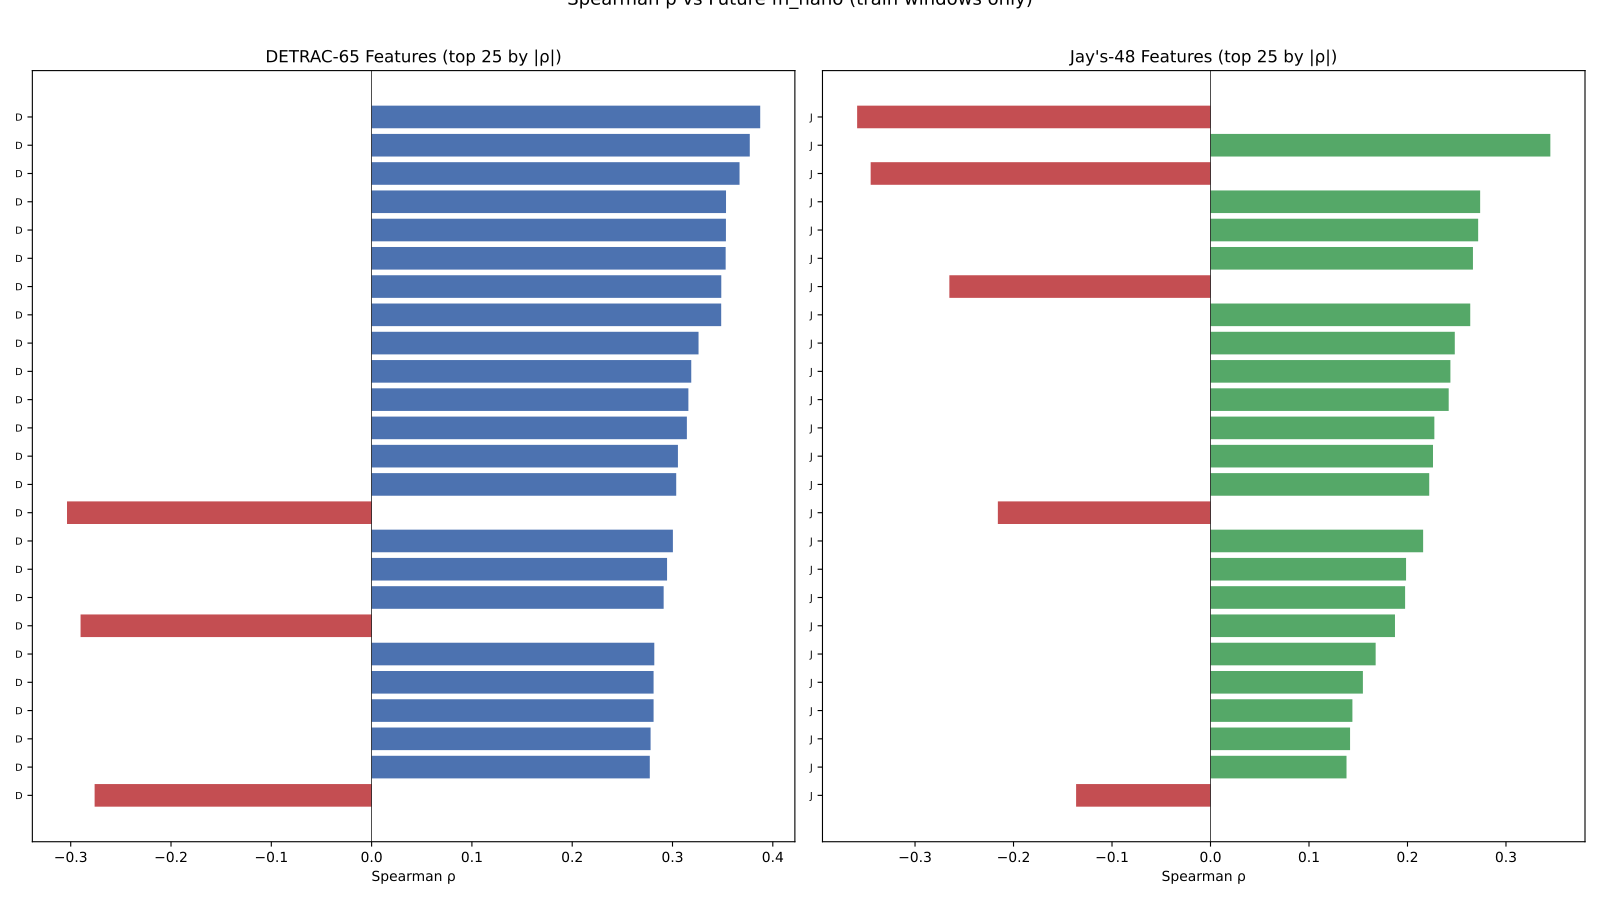

The Python source for this figure:
#!/usr/bin/env python3
"""Feature comparison: DETRAC-65 vs Jay's-48 on VisDrone.

Analyses:
  1. Spearman ρ of each feature vs future fn_nano (train-only)
  2. Lasso (L1-logistic) to identify surviving features from each set
  3. Overlap check — features with the same/similar name across sets

Output: viss_feature_comparison.pdf
"""

import warnings
from pathlib import Path

import matplotlib
matplotlib.use("Agg")
import matplotlib.pyplot as plt
from matplotlib.backends.backend_pdf import PdfPages
import numpy as np
import pandas as pd
from scipy.stats import spearmanr
from sklearn.preprocessing import StandardScaler
from sklearn.linear_model import LogisticRegressionCV

warnings.filterwarnings("ignore")

SCRIPT_DIR = Path(__file__).resolve().parent
ECHO_DIR = SCRIPT_DIR.parent
EVAL_CSV = ECHO_DIR / "yolo_runs_on_uavdt" / "visdrone_classagnostic_results.csv"
DETRAC_FEAT_CSV = SCRIPT_DIR / "viss_detrac65_features.csv"
JAYS_FEAT_CSV = ECHO_DIR / "yolo_runs_on_uavdt" / "jays" / "jays_visdrone_features.csv"
OUT_PDF = SCRIPT_DIR / "viss_feature_comparison.pdf"

VAL_SEQS = [
    "uav0000117_02622_v", "uav0000137_00458_v", "uav0000182_00000_v",
    "uav0000268_05773_v", "uav0000305_00000_v", "uav0000339_00001_v",
]

# Jay's features: columns that are all-NaN
DROP_COLS = [
    "GLCM_contrast", "GLCM_homogeneity", "GLCM_energy", "GLCM_entropy",
    "GLCM_correlation", "LBP_entropy", "LBP_uniformity", "wavelet_detail_energy",
]

WINDOW = 15
HORIZON = 15
META_COLS = ["sequence", "frame_id", "tp_nano", "fp_nano", "fn_nano",
             "num_gt", "tp_medium"]


# ── Data ────────────────────────────────────────────────────────────────────


def load_eval():
    """Load eval results (shared by both feature sets)."""
    ev = pd.read_csv(EVAL_CSV)
    nano = ev[ev["model"] == "yolo11n.pt"][
        ["sequence", "frame_id", "tp", "fp", "fn", "num_gt"]
    ].copy()
    nano.columns = ["sequence", "frame_id", "tp_nano", "fp_nano", "fn_nano", "num_gt"]
    med = ev[ev["model"] == "yolo11m.pt"][["sequence", "frame_id", "tp"]].copy()
    med.columns = ["sequence", "frame_id", "tp_medium"]
    return nano.merge(med, on=["sequence", "frame_id"])


def load_features(eval_merged):
    """Load and merge both feature sets, return unified dataframe + column lists."""
    # DETRAC-65
    detrac = pd.read_csv(DETRAC_FEAT_CSV).fillna(0.0)
    detrac_feat_cols = [c for c in detrac.columns if c not in ("sequence", "frame_id")]
    # Prefix to avoid name collisions
    detrac_renamed = detrac.rename(
        columns={c: f"D_{c}" for c in detrac_feat_cols}
    )
    detrac_feat_cols_prefixed = [f"D_{c}" for c in detrac_feat_cols]

    # Jay's-48
    jays = pd.read_csv(JAYS_FEAT_CSV)
    jays = jays.drop(columns=[c for c in DROP_COLS if c in jays.columns], errors="ignore")
    jays = jays.fillna(0.0)
    jays_feat_cols = [c for c in jays.columns if c not in ("sequence", "frame_id")]
    jays_renamed = jays.rename(
        columns={c: f"J_{c}" for c in jays_feat_cols}
    )
    jays_feat_cols_prefixed = [f"J_{c}" for c in jays_feat_cols]

    # Merge both with eval on (sequence, frame_id)
    df = eval_merged.merge(detrac_renamed, on=["sequence", "frame_id"], how="inner")
    df = df.merge(jays_renamed, on=["sequence", "frame_id"], how="inner")

    print(f"  Merged: {len(df)} frames, {df['sequence'].nunique()} sequences")
    print(f"  DETRAC features: {len(detrac_feat_cols_prefixed)}")
    print(f"  Jay's features:  {len(jays_feat_cols_prefixed)}")

    return df, detrac_feat_cols_prefixed, jays_feat_cols_prefixed


def compute_threshold(df):
    """Median threshold over all sequences."""
    all_targets = []
    for seq, sdf in df.groupby("sequence"):
        sdf = sdf.sort_values("frame_id").reset_index(drop=True)
        fn = sdf["fn_nano"].values.astype(np.float32)
        n = len(sdf)
        total_need = WINDOW + HORIZON
        for t in range(0, n - total_need + 1, WINDOW):
            all_targets.append(fn[t + WINDOW:t + WINDOW + HORIZON].mean())
    return float(np.median(all_targets))


def build_windows(df, feature_cols, threshold, train_only=True):
    """Build windowed feature matrix + binary targets (train sequences only)."""
    if train_only:
        df = df[~df["sequence"].isin(VAL_SEQS)]
    feats, targets = [], []
    for seq, sdf in df.groupby("sequence"):
        sdf = sdf.sort_values("frame_id").reset_index(drop=True)
        fn = sdf["fn_nano"].values.astype(np.float32)
        n = len(sdf)
        total_need = WINDOW + HORIZON
        for t in range(0, n - total_need + 1, WINDOW):
            x = sdf[feature_cols].iloc[t:t + WINDOW].mean().values
            future_fn = fn[t + WINDOW:t + WINDOW + HORIZON].mean()
            feats.append(x)
            targets.append(1 if future_fn >= threshold else 0)
    return np.array(feats), np.array(targets)


# ── Analysis ────────────────────────────────────────────────────────────────


def spearman_analysis(X, y, col_names):
    """Spearman ρ for each feature vs target."""
    results = {}
    for j, col in enumerate(col_names):
        rho, pval = spearmanr(X[:, j], y)
        results[col] = (rho, pval)
    return results


def lasso_analysis(X, y):
    """L1-penalized logistic regression with CV to select alpha."""
    scaler = StandardScaler()
    X_sc = scaler.fit_transform(X)

    clf = LogisticRegressionCV(
        penalty="l1", solver="saga", Cs=20, cv=5,
        max_iter=5000, random_state=42, scoring="accuracy",
    )
    clf.fit(X_sc, y)
    return clf.coef_.ravel(), clf.C_[0]


# ── Main ────────────────────────────────────────────────────────────────────


def main():
    print("Loading data ...", flush=True)
    eval_merged = load_eval()
    df, detrac_cols, jays_cols = load_features(eval_merged)
    all_cols = detrac_cols + jays_cols

    threshold = compute_threshold(df)
    print(f"Threshold: {threshold:.3f}")

    # Build windows (train only)
    X_all, y = build_windows(df, all_cols, threshold, train_only=True)
    n_detrac = len(detrac_cols)
    n_jays = len(jays_cols)
    X_detrac = X_all[:, :n_detrac]
    X_jays = X_all[:, n_detrac:]
    print(f"  {len(y)} train windows  (hard={y.mean():.1%})")

    # ── 1. Spearman ──────────────────────────────────────────────────────

    print("\n=== Spearman Correlation ===", flush=True)
    detrac_corrs = spearman_analysis(X_detrac, y, detrac_cols)
    jays_corrs = spearman_analysis(X_jays, y, jays_cols)

    # Combine and rank
    all_corrs = {**detrac_corrs, **jays_corrs}
    ranked = sorted(all_corrs.items(), key=lambda x: abs(x[1][0]), reverse=True)

    print(f"\n  Top 30 features by |ρ| (D_=DETRAC, J_=Jay's):")
    for feat, (rho, pval) in ranked[:30]:
        src = "DETRAC" if feat.startswith("D_") else "Jay's"
        print(f"    {feat:45s}  ρ={rho:+.4f}  ({src})")

    # Stats
    detrac_rhos = [abs(v[0]) for v in detrac_corrs.values()]
    jays_rhos = [abs(v[0]) for v in jays_corrs.values()]
    print(f"\n  DETRAC-65: mean|ρ|={np.mean(detrac_rhos):.4f}  "
          f"max|ρ|={np.max(detrac_rhos):.4f}  "
          f"features with |ρ|>0.1: {sum(1 for r in detrac_rhos if r > 0.1)}")
    print(f"  Jay's-48:  mean|ρ|={np.mean(jays_rhos):.4f}  "
          f"max|ρ|={np.max(jays_rhos):.4f}  "
          f"features with |ρ|>0.1: {sum(1 for r in jays_rhos if r > 0.1)}")

    # ── 2. Lasso ─────────────────────────────────────────────────────────

    print("\n=== Lasso (L1-Logistic) ===", flush=True)

    # Combined Lasso
    print("  Fitting combined Lasso (all features) ...", flush=True)
    coefs_all, C_all = lasso_analysis(X_all, y)
    print(f"  Best C={C_all:.4f}")

    # Separate by source
    detrac_coefs = coefs_all[:n_detrac]
    jays_coefs = coefs_all[n_detrac:]

    detrac_surviving = [(col, coef) for col, coef in zip(detrac_cols, detrac_coefs) if abs(coef) > 1e-6]
    jays_surviving = [(col, coef) for col, coef in zip(jays_cols, jays_coefs) if abs(coef) > 1e-6]

    print(f"\n  Surviving features (non-zero coefs):")
    print(f"    DETRAC: {len(detrac_surviving)}/{n_detrac}")
    print(f"    Jay's:  {len(jays_surviving)}/{n_jays}")

    all_surviving = sorted(
        [(c, v, "DETRAC") for c, v in detrac_surviving] +
        [(c, v, "Jay's") for c, v in jays_surviving],
        key=lambda x: abs(x[1]), reverse=True
    )
    print(f"\n  Top surviving features by |coef|:")
    for col, coef, src in all_surviving[:25]:
        print(f"    {col:45s}  coef={coef:+.4f}  ({src})")

    # ── 3. Overlap check ─────────────────────────────────────────────────

    print("\n=== Feature Name Overlap ===", flush=True)
    detrac_base = {c.replace("D_", ""): c for c in detrac_cols}
    jays_base = {c.replace("J_", ""): c for c in jays_cols}
    overlap_names = set(detrac_base.keys()) & set(jays_base.keys())
    print(f"  {len(overlap_names)} features with identical names in both sets:")

    overlap_data = []
    for name in sorted(overlap_names):
        d_col = detrac_base[name]
        j_col = jays_base[name]
        d_rho = detrac_corrs[d_col][0]
        j_rho = jays_corrs[j_col][0]
        # Pearson between the two versions
        pearson = np.corrcoef(X_all[:, all_cols.index(d_col)],
                              X_all[:, all_cols.index(j_col)])[0, 1]
        print(f"    {name:35s}  DETRAC ρ={d_rho:+.4f}  Jay's ρ={j_rho:+.4f}  "
              f"Pearson(D,J)={pearson:+.4f}")
        overlap_data.append((name, d_rho, j_rho, pearson))

    # ── PDF ──────────────────────────────────────────────────────────────

    print(f"\nGenerating PDF ...", flush=True)
    with PdfPages(str(OUT_PDF)) as pdf:

        # Page 1: Spearman ρ — top 25 from each set side by side
        fig, axes = plt.subplots(1, 2, figsize=(16, 9))

        # DETRAC top 25
        ax = axes[0]
        detrac_sorted = sorted(detrac_corrs.items(), key=lambda x: abs(x[1][0]), reverse=True)
        top_d = detrac_sorted[:25]
        names_d = [f[0].replace("D_", "") for f, _ in top_d]
        rhos_d = [v[0] for _, v in top_d]
        colors_d = ["#4C72B0" if r > 0 else "#C44E52" for r in rhos_d]
        ax.barh(range(len(top_d)), rhos_d, color=colors_d)
        ax.set_yticks(range(len(top_d)))
        ax.set_yticklabels(names_d, fontsize=7)
        ax.set_xlabel("Spearman ρ")
        ax.set_title("DETRAC-65 Features (top 25 by |ρ|)")
        ax.axvline(0, color="black", lw=0.5)
        ax.invert_yaxis()

        # Jay's top 25
        ax = axes[1]
        jays_sorted = sorted(jays_corrs.items(), key=lambda x: abs(x[1][0]), reverse=True)
        top_j = jays_sorted[:25]
        names_j = [f[0].replace("J_", "") for f, _ in top_j]
        rhos_j = [v[0] for _, v in top_j]
        colors_j = ["#55A868" if r > 0 else "#C44E52" for r in rhos_j]
        ax.barh(range(len(top_j)), rhos_j, color=colors_j)
        ax.set_yticks(range(len(top_j)))
        ax.set_yticklabels(names_j, fontsize=7)
        ax.set_xlabel("Spearman ρ")
        ax.set_title("Jay's-48 Features (top 25 by |ρ|)")
        ax.axvline(0, color="black", lw=0.5)
        ax.invert_yaxis()

        plt.suptitle("Spearman ρ vs Future fn_nano (train windows only)", fontsize=13, y=1.01)
        plt.tight_layout()
        pdf.savefig(fig); plt.close()

        # Page 2: Combined ranking — top 40, color by source
        fig, ax = plt.subplots(figsize=(12, 10))
        top40 = ranked[:40]
        names40 = [f[0].replace("D_", "").replace("J_", "") for f in top40]
        rhos40 = [v[0] for _, v in top40]
        src40 = ["DETRAC" if f[0].startswith("D_") else "Jay's" for f in top40]
        colors40 = ["#4C72B0" if s == "DETRAC" else "#55A868" for s in src40]
        bars = ax.barh(range(len(top40)), rhos40, color=colors40)
        ax.set_yticks(range(len(top40)))
        labels40 = [f"{n}  [{s[0]}]" for n, s in zip(names40, src40)]
        ax.set_yticklabels(labels40, fontsize=7)
        ax.set_xlabel("Spearman ρ")
        ax.set_title("Combined Ranking: Top 40 Features by |ρ|\n(Blue=DETRAC, Green=Jay's)")
        ax.axvline(0, color="black", lw=0.5)
        ax.invert_yaxis()
        plt.tight_layout()
        pdf.savefig(fig); plt.close()

        # Page 3: Lasso coefficients — non-zero features
        if all_surviving:
            fig, ax = plt.subplots(figsize=(12, max(6, len(all_surviving) * 0.35)))
            show_n = min(40, len(all_surviving))
            show = all_surviving[:show_n]
            names_l = [c.replace("D_", "").replace("J_", "") for c, _, _ in show]
            coefs_l = [v for _, v, _ in show]
            src_l = [s for _, _, s in show]
            colors_l = ["#4C72B0" if s == "DETRAC" else "#55A868" for s in src_l]
            labels_l = [f"{n}  [{s[0]}]" for n, s in zip(names_l, src_l)]
            ax.barh(range(show_n), coefs_l, color=colors_l)
            ax.set_yticks(range(show_n))
            ax.set_yticklabels(labels_l, fontsize=7)
            ax.set_xlabel("Lasso Coefficient")
            ax.set_title(f"L1-Logistic Surviving Features ({len(detrac_surviving)}D + "
                         f"{len(jays_surviving)}J out of {n_detrac}+{n_jays})\n"
                         f"(Blue=DETRAC, Green=Jay's)")
            ax.axvline(0, color="black", lw=0.5)
            ax.invert_yaxis()
            plt.tight_layout()
            pdf.savefig(fig); plt.close()

        # Page 4: Overlap heatmap
        if overlap_data:
            fig, axes = plt.subplots(1, 2, figsize=(14, max(4, len(overlap_data) * 0.5)))

            ol_names = [d[0] for d in overlap_data]
            ol_d_rho = [d[1] for d in overlap_data]
            ol_j_rho = [d[2] for d in overlap_data]
            ol_pearson = [d[3] for d in overlap_data]

            # Rho comparison
            ax = axes[0]
            y_pos = np.arange(len(ol_names))
            ax.barh(y_pos - 0.2, ol_d_rho, 0.4, label="DETRAC", color="#4C72B0")
            ax.barh(y_pos + 0.2, ol_j_rho, 0.4, label="Jay's", color="#55A868")
            ax.set_yticks(y_pos)
            ax.set_yticklabels(ol_names, fontsize=7)
            ax.set_xlabel("Spearman ρ")
            ax.set_title("Same-Name Features: ρ Comparison")
            ax.legend(fontsize=8)
            ax.axvline(0, color="black", lw=0.5)
            ax.invert_yaxis()

            # Pearson between versions
            ax = axes[1]
            colors_p = ["#DD8452" if abs(p) > 0.9 else "#CCCCCC" for p in ol_pearson]
            ax.barh(y_pos, ol_pearson, color=colors_p)
            ax.set_yticks(y_pos)
            ax.set_yticklabels(ol_names, fontsize=7)
            ax.set_xlabel("Pearson r (DETRAC vs Jay's extraction)")
            ax.set_title("Are They Measuring the Same Thing?\n(Orange = high correlation)")
            ax.axvline(0.9, color="red", ls="--", lw=0.8, label="r=0.9")
            ax.axvline(-0.9, color="red", ls="--", lw=0.8)
            ax.legend(fontsize=8)
            ax.invert_yaxis()

            plt.tight_layout()
            pdf.savefig(fig); plt.close()

    print(f"\nSaved PDF: {OUT_PDF}", flush=True)

    # ── Summary ──────────────────────────────────────────────────────────

    print(f"\n{'='*60}")
    print("SUMMARY — Feature Comparison")
    print(f"{'='*60}")
    print(f"DETRAC-65:  mean|ρ|={np.mean(detrac_rhos):.4f}  max|ρ|={np.max(detrac_rhos):.4f}  "
          f"|ρ|>0.1: {sum(1 for r in detrac_rhos if r > 0.1)}/{n_detrac}")
    print(f"Jay's-48:   mean|ρ|={np.mean(jays_rhos):.4f}  max|ρ|={np.max(jays_rhos):.4f}  "
          f"|ρ|>0.1: {sum(1 for r in jays_rhos if r > 0.1)}/{n_jays}")
    print(f"\nLasso surviving: {len(detrac_surviving)}/{n_detrac} DETRAC  "
          f"{len(jays_surviving)}/{n_jays} Jay's")
    print(f"Overlapping names: {len(overlap_names)}")
    print(f"\nDone.", flush=True)


if __name__ == "__main__":
    main()
